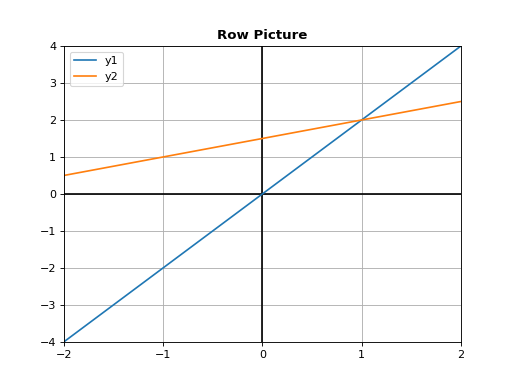

Write Python code to recreate this figure.
import matplotlib.pyplot as plt
from matplotlib.ticker import MultipleLocator, FormatStrFormatter

x1 = [-2,2]
y1 = [-4,4]

x2 = [-2,2]
y2 = [0.5,2.5]

fig,ax = plt.subplots()

ax.axhline(y=0, c='black')
ax.axvline(x=0, c='black')

ax.xaxis.set_major_locator(MultipleLocator(1))
ax.yaxis.set_major_locator(MultipleLocator(1))

# ax.xaxis.set_minor_locator(MultipleLocator(0.5))
# ax.yaxis.set_minor_locator(MultipleLocator(0.5))

# ax.xaxis.grid(True, which='major', linestyle='-', linewidth=0.5, color='black')
# ax.yaxis.grid(True, which='both', linestyle='--', linewidth=0.5, color='black')
ax.grid(True)

# ax.axis('equal')

ax.plot(x1,y1,label="y1")
ax.plot(x2,y2,label="y2")

ax.set_xlim(-2,2)
ax.set_ylim(-4,4)

ax.legend()
ax.set_title("Row Picture", fontsize=12, fontweight='bold')

plt.show()
